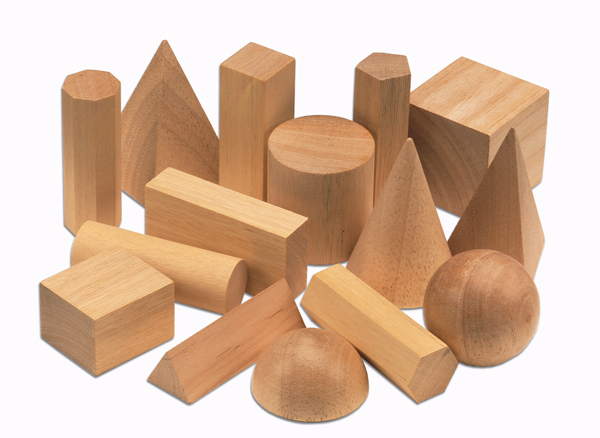
#> input picture images/3dshapes.jpg, 600 x 438 px
$ jupyter execute '03 Gradient, Edge Detection, Corner Detection.ipynb'   (older library calls are emulated)
#> lines starting #> are read from the running program, lines starting #| are printed output that depends on the picture; after the words box and inside, x2 and y2 are one past the last pixel; in counts of white or black regions, pixels touching at a corner belong together
[cell 1]
# Edges are found by a rapid change in the image intensity function.
# When you apply derivative, you get the rate of change.
# Since there are two dimensions in an image (x and y),
# we take the partial derivatves with respect to each of the dimensions.
# a = df(x,y) / dx
# b = df(x,y) / dy
# ∇f = [a, b] --> Gradient of the image
# Amount of change is the magnitude of ∇f
# c = sqrt(a^2 + b^2)
# c gives us the edge of the image

[cell 2]
import cv2
import numpy as np
import matplotlib.pyplot as plt

[cell 3]
img = cv2.imread('../images/3dshapes.jpg', 0)
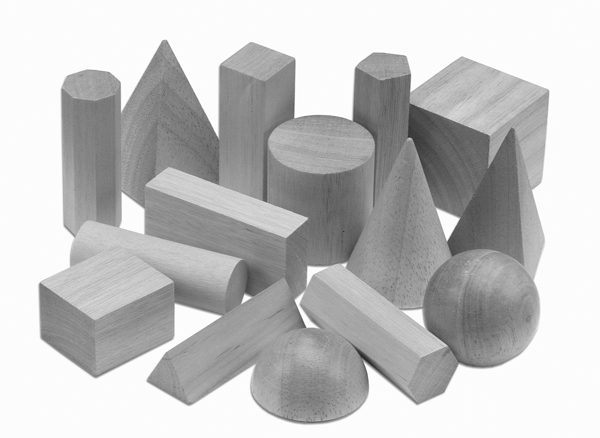
#> img: shape (438, 600); min 41, max 255, mean 193.4

# Differential Operator (Sobel Operator)
# When applied to the image, return the derivatives
x_sobel = [[-1, 0, 1],
          [-2, 0, 2],
          [-1, 0, 1]] / np.float32(8)
y_sobel = np.transpose(x_sobel)

# Model these operators as masks/kernels that compute the image gradient function
x_gradient = cv2.filter2D(img, cv2.CV_64F, x_sobel)
y_gradient = cv2.filter2D(img, cv2.CV_64F, y_sobel)
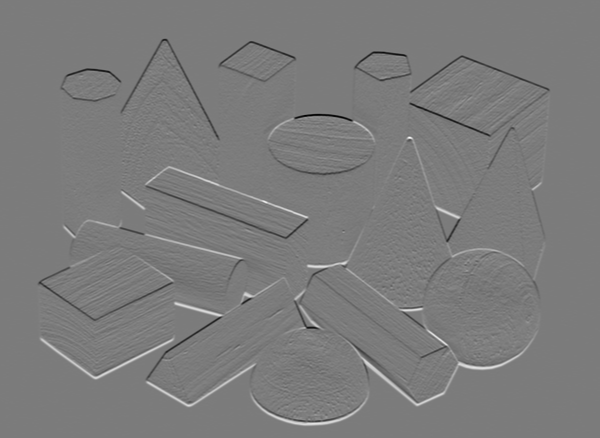
#> y_gradient: shape (438, 600) float64; min -65.12, max 69, mean 0; drawn with min black and max white

# Magnitude of the gradients. c = sqrt(a^2 + b^2)
gradient_magnitude = np.sqrt(x_gradient**2 + y_gradient**2)
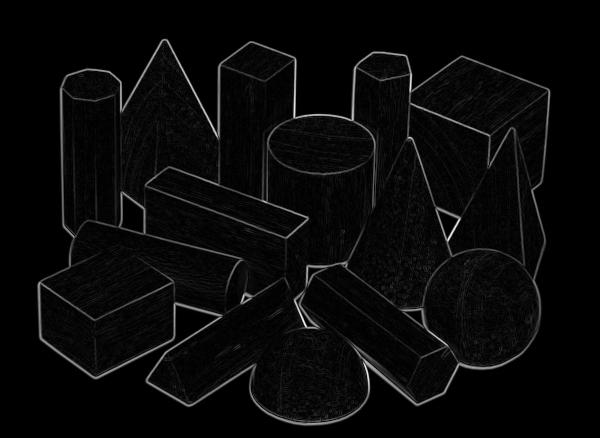
#> gradient_magnitude: shape (438, 600) float64; min 0, max 86.71, mean 3.1; drawn with min black and max white

plt.figure(figsize=(15,10))
plt.subplot(221)
plt.imshow(img, cmap='gray')
plt.title('Original Image'), plt.xticks([]), plt.yticks([])

plt.subplot(222)
plt.imshow(gradient_magnitude, cmap='gray')
plt.title('Gradient Magnitude'), plt.xticks([]), plt.yticks([])

plt.subplot(223)
plt.imshow(x_gradient, cmap='gray')
plt.title('X Gradient'), plt.xticks([]), plt.yticks([])

plt.subplot(224)
plt.imshow(y_gradient, cmap='gray')
plt.title('Y Gradient'), plt.xticks([]), plt.yticks([])
plt.show()

[cell 4]
# Let's use OpenCV Sobel/Scharr function
img = cv2.imread('../images/3dshapes.jpg', 0)

# cv2.Sobel(image, ddepth, dx, dy, kernel size)
# or
# cv2.Scharr(image, ddepth, dx, dy, kernel size)
x_gradient = cv2.Sobel(img, cv2.CV_64F, 1, 0, ksize = 3)
y_gradient = cv2.Sobel(img, cv2.CV_64F, 0, 1, ksize = 3)

# magnitude, angle(in rad) =  cv2.cartToPolar(x, y)
magnitude, _ = cv2.cartToPolar(x_gradient, y_gradient)

plt.figure(figsize=(8,8))
plt.imshow(magnitude, cmap='gray')
plt.title('Sobel'), plt.xticks([]), plt.yticks([])
plt.show()

[cell 5]
# Let's try using Canny Edge Detection

img = cv2.imread('../images/obama.jpg', 0)
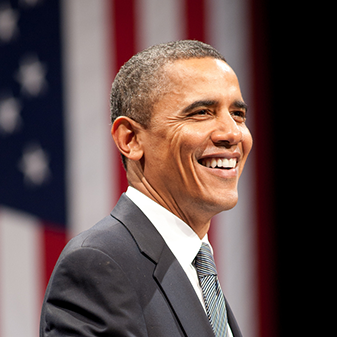
#> input picture images/obama.jpg, 337 x 337 px
#> img: shape (337, 337); min 0, max 255, mean 82.6

# We blur the image a little bit to get rid of noisy areas
blurred = cv2.GaussianBlur(img, (5, 5), 0)
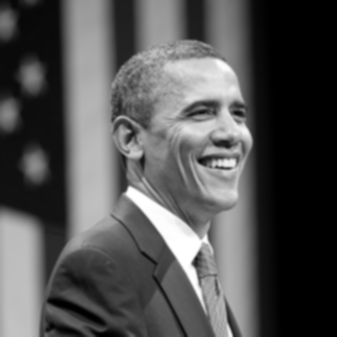
#> blurred: shape (337, 337); min 0, max 255, mean 82.6

# cv2.Canny(image, lower threshold, higher threshold)
img_canny = cv2.Canny(blurred, 100, 150)
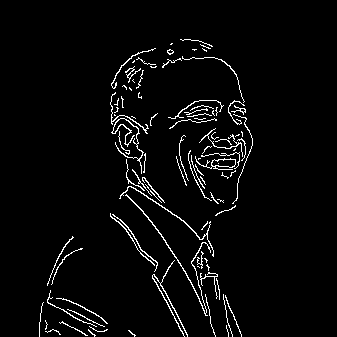
#> img_canny: shape (337, 337); 3.5% white in thin lines or dots, all inside (x1, y1, x2, y2) = (39, 39, 253, 337)

plt.figure(figsize=(14,14))
plt.subplot(121)
plt.imshow(img, cmap='gray'), plt.xticks([]), plt.yticks([])

plt.subplot(122)
plt.imshow(img_canny, cmap='gray'), plt.xticks([]), plt.yticks([])
plt.show()

[cell 6]
#CORNER DETECTION

img = cv2.imread('../images/chessboard.JPG')
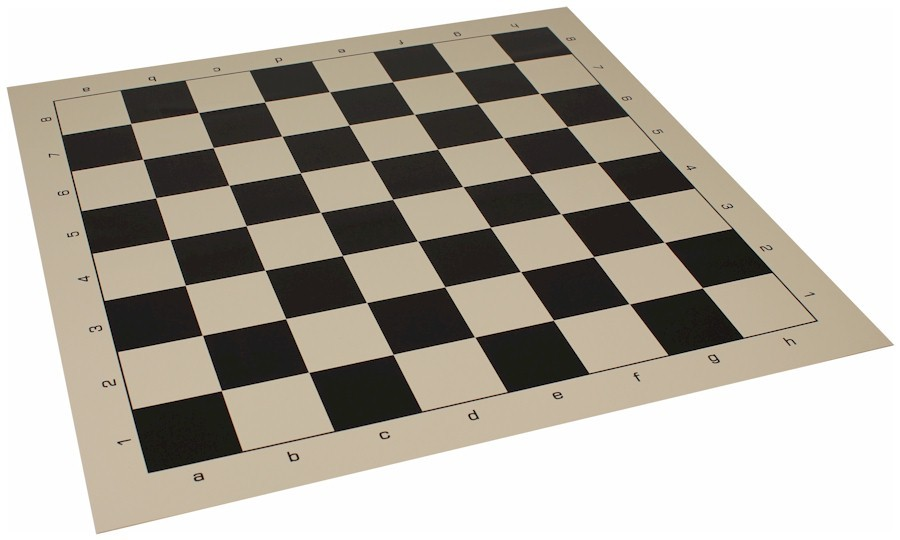
#> input picture images/chessboard.jpg, 900 x 540 px, found by its file name
#> img is the input picture: shape (540, 900, 3); mean B, G, R 165.7, 175.5, 181.2
img_gray = cv2.cvtColor(img, cv2.COLOR_BGR2GRAY)
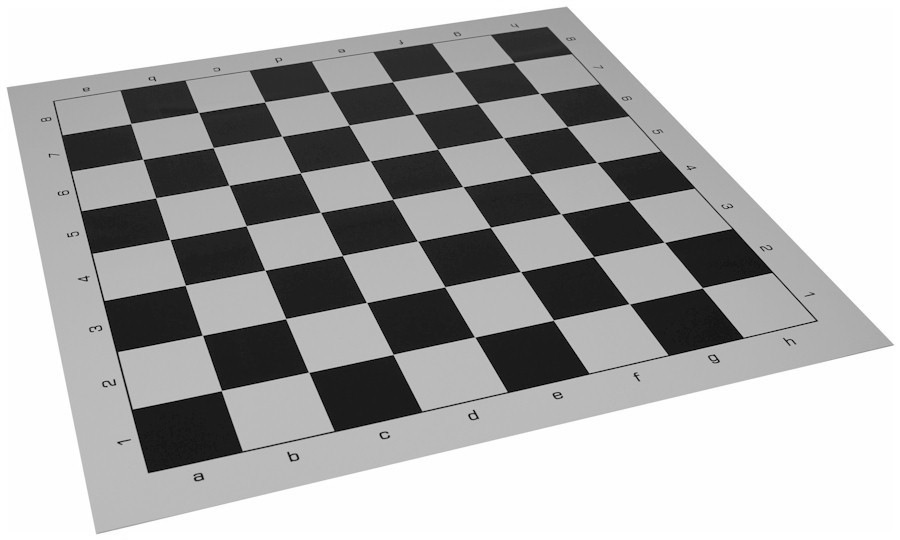
#> img_gray: shape (540, 900); min 0, max 255, mean 176.1

#cv2.cornerHarris(img, blockSize, ksize, k)
# img - should be grayscale and float32 type
# blockSize - size of neighbourhood considered for corner detection
# ksize - aperture parameter of Sobel derivative used
# k - Harris detector free parameter in the equation

img_gray = np.float32(img_gray)
corner = cv2.cornerHarris(img_gray, 5, 3, 0.04)
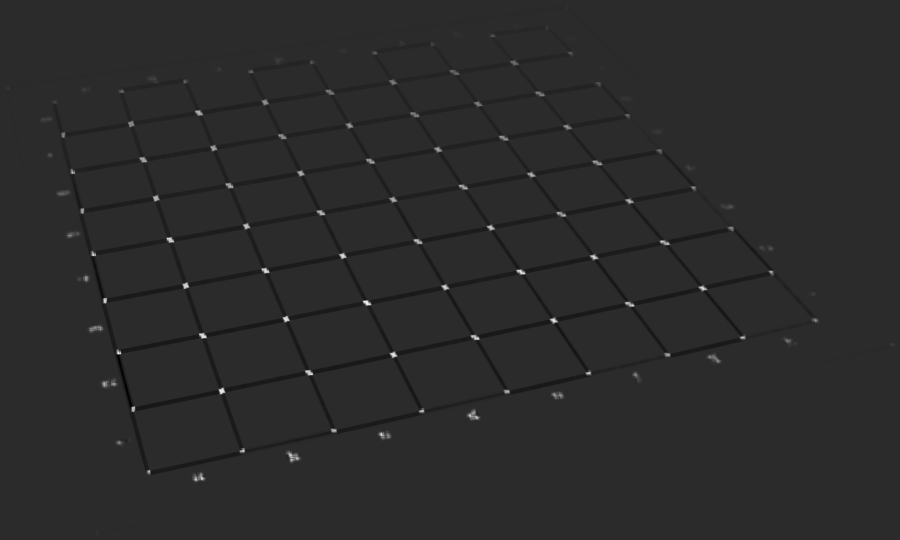
#> corner: shape (540, 900) float32; min -8237526, max 39676752, mean -63918.8; drawn with min black and max white

#result is dilated for marking the corners, not important
corner = cv2.dilate(corner, None)

# Threshold for an optimal value, it may vary depending on the image.
img[corner>0.01*corner.max()] = [0,255,0]
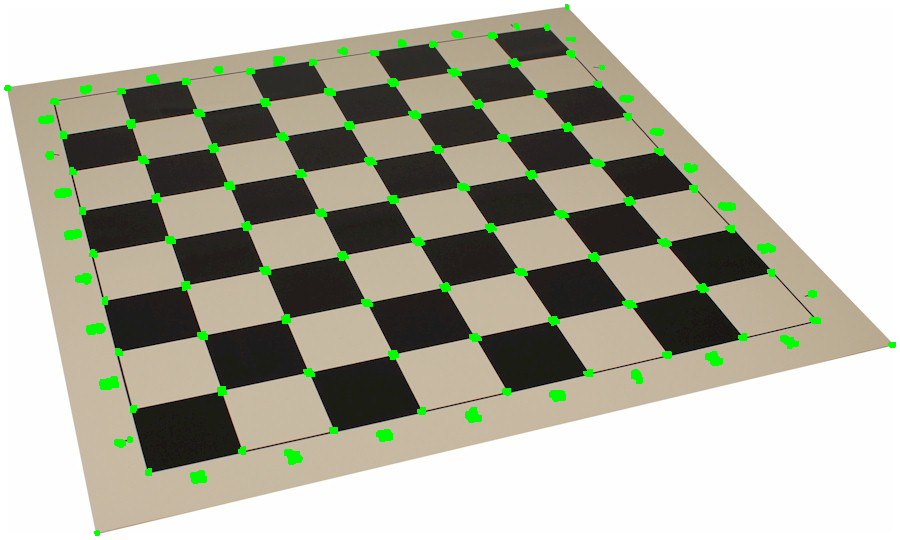
#> img: shape (540, 900, 3); 2.1% of pixels changed, all inside (x1, y1, x2, y2) = (4, 4, 896, 536)

plt.figure(figsize=(20,10))
plt.subplot(121)
plt.imshow(corner, cmap='gray'), plt.xticks([]), plt.yticks([])

plt.subplot(122)
plt.imshow(img, cmap='gray'), plt.xticks([]), plt.yticks([])
plt.show()
#> figure, not shown here; B, G, R data is drawn as R, G, B
